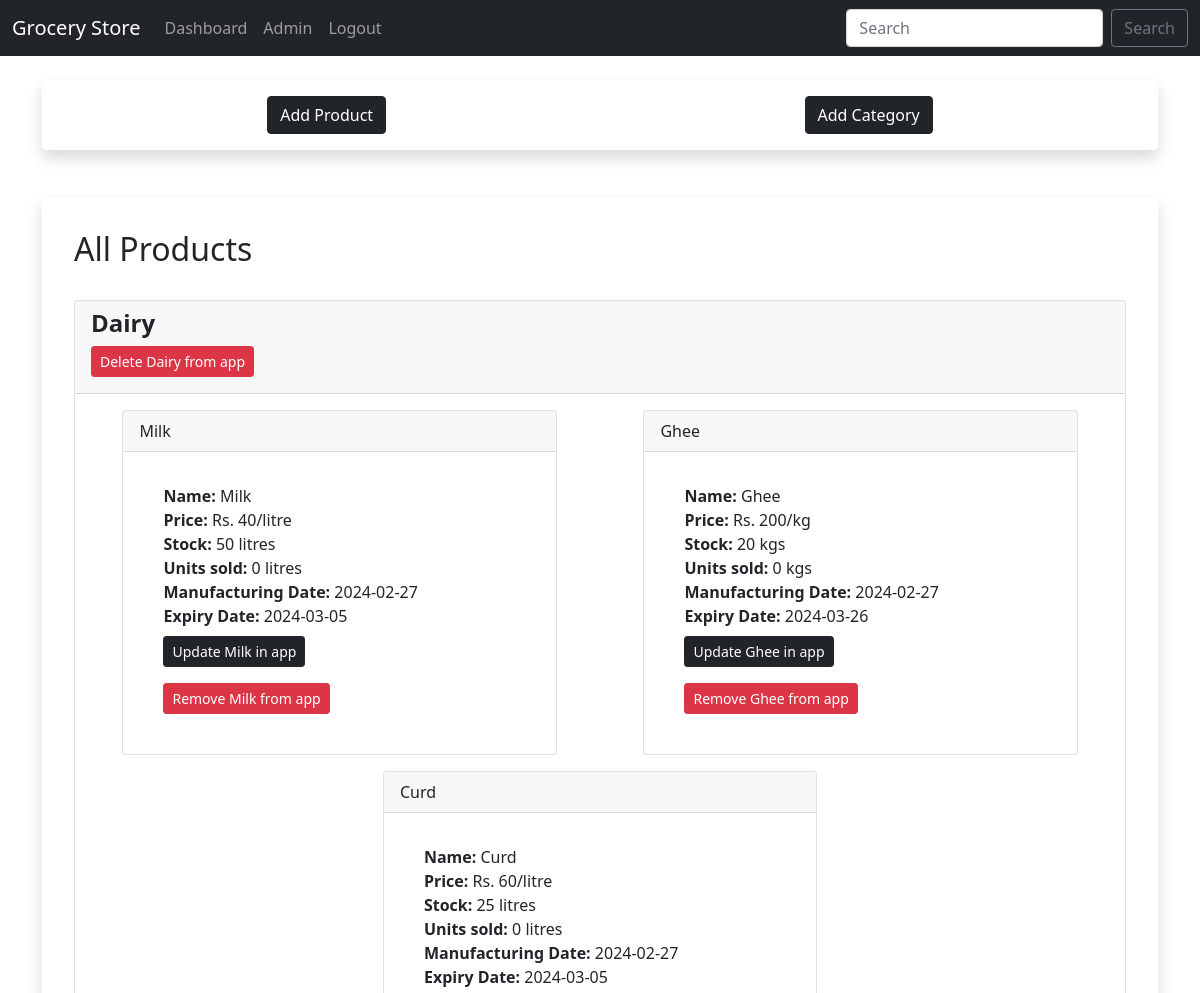
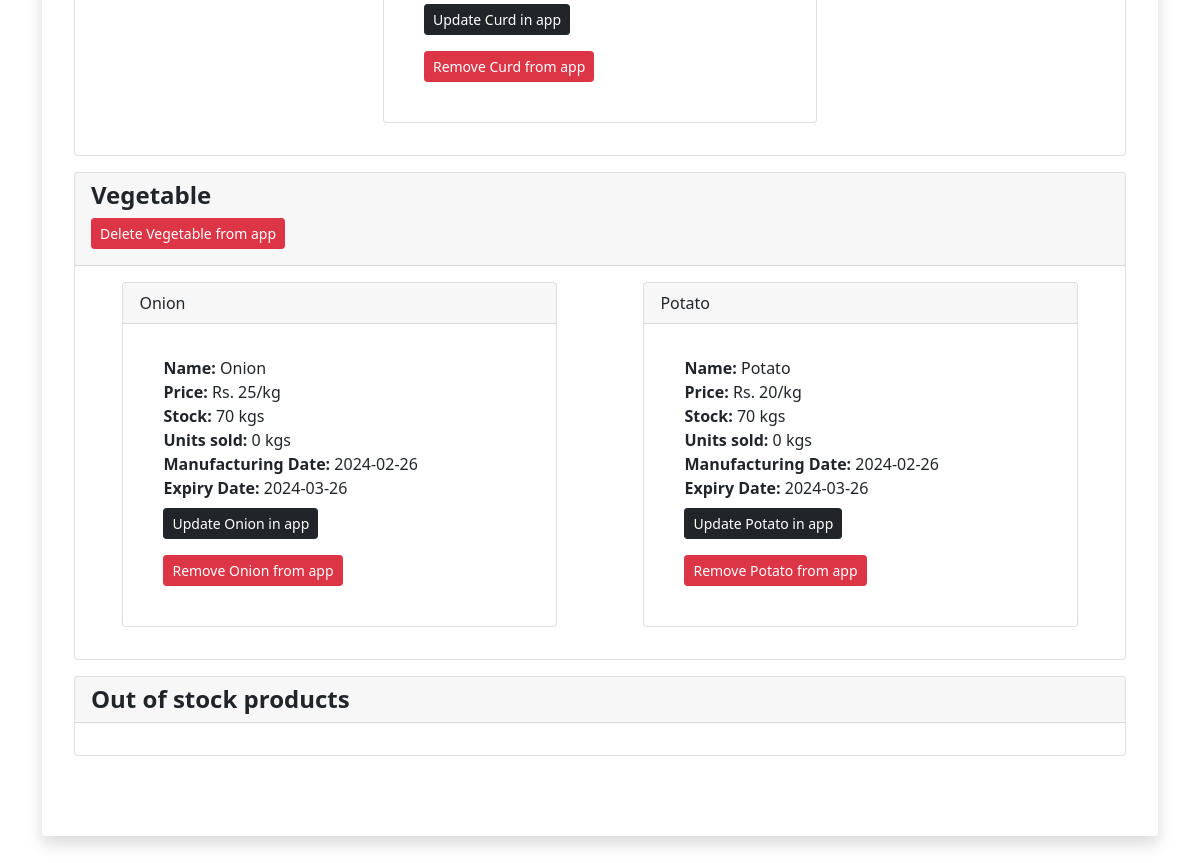
The page /admin (signed in) on the database its author committed (2 pictures, top to bottom).
### models.py (models this page shows, shortened)
class Category(db.Model):
    __tablename__='categories'
    id= db.Column(db.Integer, primary_key=True)
    name= db.Column(db.String, nullable=False, unique= True)

class Product(db.Model):
    __tablename__='products'
    id= db.Column(db.Integer, primary_key=True)
    name= db.Column(db.String, nullable=False, unique= True)
    price= db.Column(db.Integer, nullable=False)
    stock= db.Column(db.Integer, nullable=False)
    manufacturingdate= db.Column(db.DateTime, nullable= True)
    expirydate= db.Column(db.DateTime, nullable= True)
    unit= db.Column(db.String, nullable= False)
    category= db.Column(db.String, nullable= False)
    units_sold= db.Column(db.Integer, default=0)

### routes.py (the view, shortened to what this page needs)
@app.route('/admin', methods=['GET', 'POST'])
@login_required
def admin():
    if current_user.role=='admin':
        products= Product.query.filter().all()
        categories= Category.query.filter().all()
        return render_template('admin.html', products=products, categories=categories)
    else:
        flash('You dont have access to the following route.')
        return redirect('/home')

### forms.py
class SearchForm(FlaskForm):
	searched = StringField("Searched", validators=[DataRequired()])
	submit = SubmitField("Submit")

### models.py (called while the page is built)
@login_manager.user_loader
def load_user(id):
    return User.query.get(int(id))

### routes.py (called while the page is built)
@app.context_processor
def base():
    form= SearchForm()
    return dict(form=form)

### templates/admin.html (shortened to what this page needs)
{% extends 'layout.html' %}
{% block content %}
<div class="shadow p-3 mb-5 bg-body rounded d-flex justify-content-around">
	<a class="btn btn-dark" href="{{ url_for('add_product') }}">Add Product</a>
	<a class="btn btn-dark" href="{{ url_for('add_category') }}">Add Category</a>
</div>
<div class="shadow p-3 mb-5 bg-body rounded">
	<div class="w-30 p-3 mb-5 bg-body">
		<h2>All Products</h2>
			<br/>
		{% if products %}
		<div>
		{% for category in categories %}
		<div class="card mb-3">
			<h4 class="card-header">
				<b>{{ category.name }}</b>
				<form method="post", action="{{ url_for('admin') }}">
					<button type="submit" class="btn btn-sm btn-danger block my-2">Delete {{ category.name }} from app</button>
				</form>
			</h4>
			<div class="card-body row d-flex justify-content-around">
				{% for product in products %}
				{% if product.category==category.name %}
				{% if product.stock>=1 %}
				<div class="card col-5 mb-3 p-0">
					<div class="card-header">
						{{ product.name }}
					</div>
					<div class="card-body">
						<p class="card-text">
							<div class="container">
								<div class="row">
									<div class="col-12">
								<strong>Name:</strong>
								{{ product.name }}<br/>
								<strong>Price:</strong>
								Rs. {{ product.price }}{{ product.unit.split('.')[1] }}<br/>
								<strong>Stock:</strong>
								{{ product.stock }} {{ product.unit.split('/')[1] }}s<br/>
								<strong>Units sold:</strong>
								{{ product.units_sold }} {{ product.unit.split('/')[1] }}s<br/>
								<strong>Manufacturing Date:</strong>
								{{ product.manufacturingdate.date() }}<br/>
								{% if product.expirydate %}
								<strong>Expiry Date:</strong>
								{{ product.expirydate.date() }}<br/>
								{% else %}
								<strong>Expiry Date:</strong>
								No expiry<br/>
								{% endif %}
								<form method="post", action="{{ url_for('admin') }}">
									<button type="submit" class="btn btn-sm btn-dark block my-2">Update {{ product.name }} in app</button>
								</form>
								<form method="post", action="{{ url_for('admin') }}">
									<button type="submit" class="btn btn-sm btn-danger block my-2">Remove {{ product.name }} from app</button>
								</form>
									</div>
								</div>
							</div>
						</p>
					</div>
				</div>
				{% endif %}
				{% endif %}
				{% endfor %}
			</div>
		</div>
	{% endfor %}
	</div>
	<div class="card">
		<h4 class="card-header">
			<b>Out of stock products</b>
		</h4>
		<div class="card-body row d-flex justify-content-around">
		</div>
	</div>
	{% else %}
		There are no products added yet
	<br/>
	{% endif %}
</div>
</div>
{% endblock %}

### rows shown on the page
Category: name "Dairy"
Product: name "Milk", price "40", unit "/litre", stock "50", unit "litre", units_sold "0", manufacturingdate "2024-02-27", expirydate "2024-03-05"
Product: name "Ghee", price "200", unit "/kg", stock "20", unit "kg", units_sold "0", manufacturingdate "2024-02-27", expirydate "2024-03-26"
Product: name "Curd", price "60", unit "/litre", stock "25", unit "litre", units_sold "0", manufacturingdate "2024-02-27", expirydate "2024-03-05"
Category: name "Vegetable"
Product: name "Onion", price "25", unit "/kg", stock "70", unit "kg", units_sold "0", manufacturingdate "2024-02-26", expirydate "2024-03-26"
Product: name "Potato", price "20", unit "/kg", stock "70", unit "kg", units_sold "0", manufacturingdate "2024-02-26", expirydate "2024-03-26"
